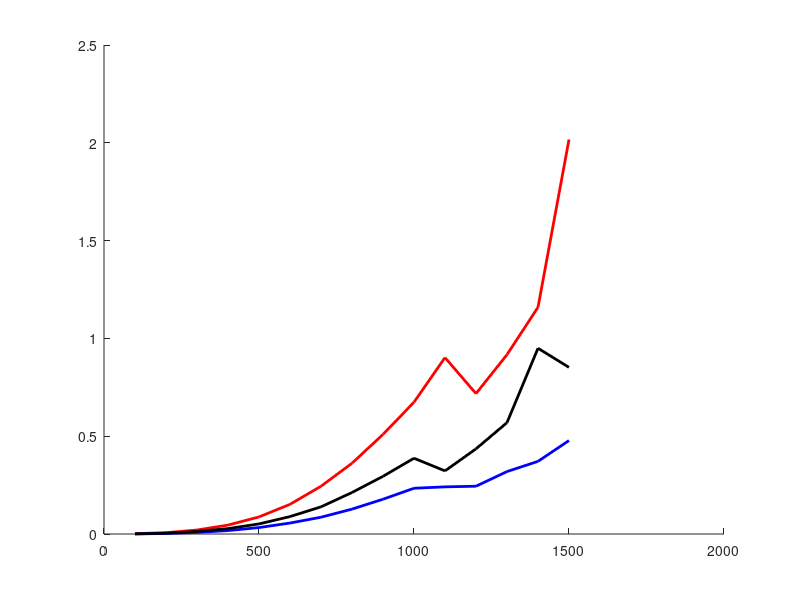

Write the MATLAB code that produced this figure.
function testsolvemethod()
% Calcula el tiempo en resolver un sistema de ecuaciones
% por distintos procedimientos

	n = [];
	t1 = [];
	t2 = [];
	t3 = [];
	counter = 1;
	for i = 100:100:1500
		A = rand(i);
		b = rand(i,1);
		n(counter) = i;
		t1(counter)=metodoInversa(A,b);
		t2(counter)=operadorBackslash(A,b);
		t3(counter)=factorLu(A,b);
		counter++;
	end
	hold on
	plot(n,t1,'r','linewidth',2);
	plot(n,t2,'b','linewidth',2);
	plot(n,t3,'k','linewidth',2);
end

function t = metodoInversa(A,b)
	tic();
	AA = inv(A);
	x = AA*b;
	t=toc;
end

function t = operadorBackslash(A,b)
	tic();
	x = A\b;
	t=toc();
end

function t = factorLu(A,b)
	tic();
	[L,U,P] = lu(A);
	y = L\P*b;
	x = U\y;
	t = toc();
end
